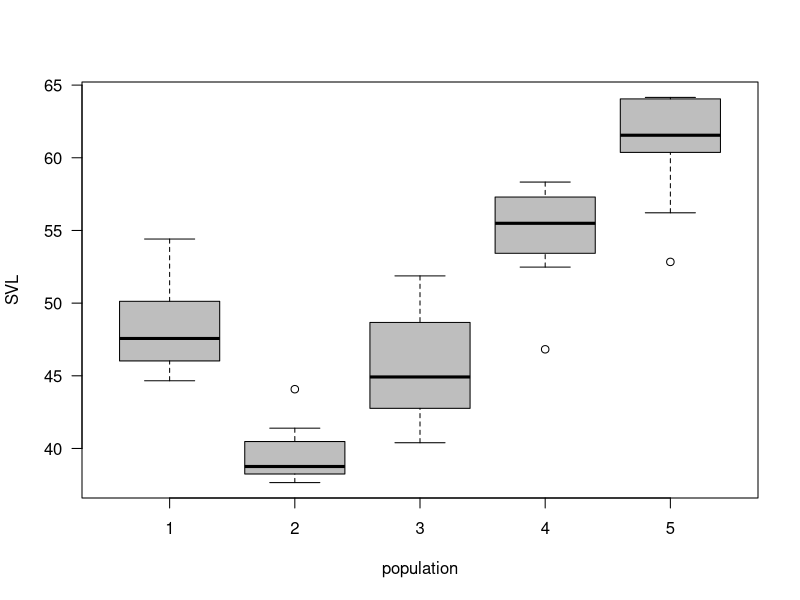

Recreate this plot in R.
#!/usr/bin/Rscript

## basic variables
ngroups <- 5
nsample <- 10
popMeans <- c(50,40,45,55,60)
sigma <- 3

n <- ngroups * nsample
resid <- rnorm(n,0,sigma)
means <- rep(popMeans, rep(nsample,ngroups))
x <- rep(1:5,rep(nsample,ngroups))

## create design matrix
X <- as.matrix(model.matrix(~as.factor(x) -1))
y <- as.numeric(X%*% as.matrix(popMeans) + resid)

## plot the data
pdf("svl-data.pdf",height=6,width=6)
boxplot(y~x,col="grey",xlab="population",ylab="SVL",main="",las=1)
dev.off()

## write to outfile
xyFrame <- data.frame(x,y)
write.csv(xyFrame,file="svl.csv",row.names=FALSE)
print("done.")
